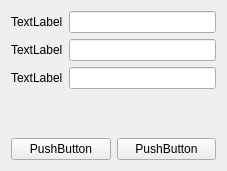
<?xml version="1.0" encoding="UTF-8"?>
<ui version="4.0">
 <class>Form</class>
 <widget class="QWidget" name="Form">
  <property name="geometry">
   <rect>
    <x>0</x>
    <y>0</y>
    <width>227</width>
    <height>171</height>
   </rect>
  </property>
  <property name="sizePolicy">
   <sizepolicy hsizetype="Preferred" vsizetype="Fixed">
    <horstretch>0</horstretch>
    <verstretch>0</verstretch>
   </sizepolicy>
  </property>
  <property name="maximumSize">
   <size>
    <width>400</width>
    <height>194</height>
   </size>
  </property>
  <property name="windowTitle">
   <string>Form</string>
  </property>
  <layout class="QVBoxLayout" name="verticalLayout">
   <item>
    <layout class="QFormLayout" name="formLayout">
     <item row="0" column="0">
      <widget class="QLabel" name="label">
       <property name="text">
        <string>TextLabel</string>
       </property>
      </widget>
     </item>
     <item row="0" column="1">
      <widget class="QLineEdit" name="lineEdit"/>
     </item>
     <item row="1" column="0">
      <widget class="QLabel" name="label_2">
       <property name="text">
        <string>TextLabel</string>
       </property>
      </widget>
     </item>
     <item row="1" column="1">
      <widget class="QLineEdit" name="lineEdit_2"/>
     </item>
     <item row="2" column="0">
      <widget class="QLabel" name="label_3">
       <property name="text">
        <string>TextLabel</string>
       </property>
      </widget>
     </item>
     <item row="2" column="1">
      <widget class="QLineEdit" name="lineEdit_3"/>
     </item>
    </layout>
   </item>
   <item>
    <spacer name="verticalSpacer">
     <property name="orientation">
      <enum>Qt::Vertical</enum>
     </property>
     <property name="sizeType">
      <enum>QSizePolicy::Minimum</enum>
     </property>
     <property name="sizeHint" stdset="0">
      <size>
       <width>20</width>
       <height>10</height>
      </size>
     </property>
    </spacer>
   </item>
   <item>
    <layout class="QHBoxLayout" name="horizontalLayout">
     <item>
      <widget class="QPushButton" name="pushButton">
       <property name="text">
        <string>PushButton</string>
       </property>
      </widget>
     </item>
     <item>
      <widget class="QPushButton" name="pushButton_2">
       <property name="text">
        <string>PushButton</string>
       </property>
      </widget>
     </item>
    </layout>
   </item>
  </layout>
 </widget>
 <resources/>
 <connections/>
</ui>
